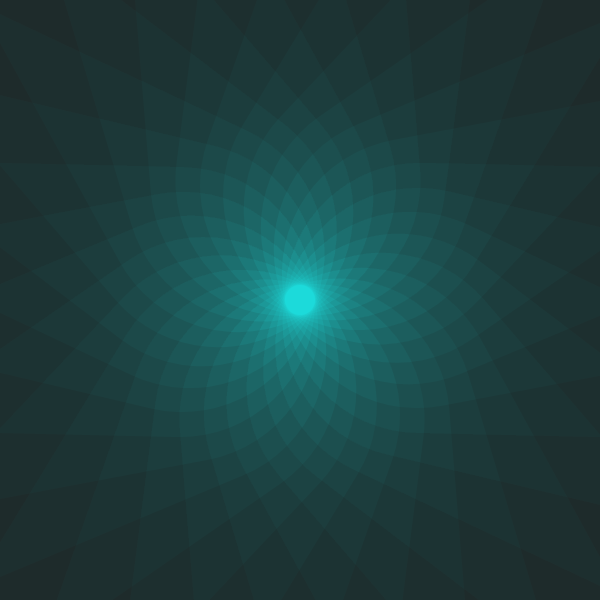
Frame 1 (no input)
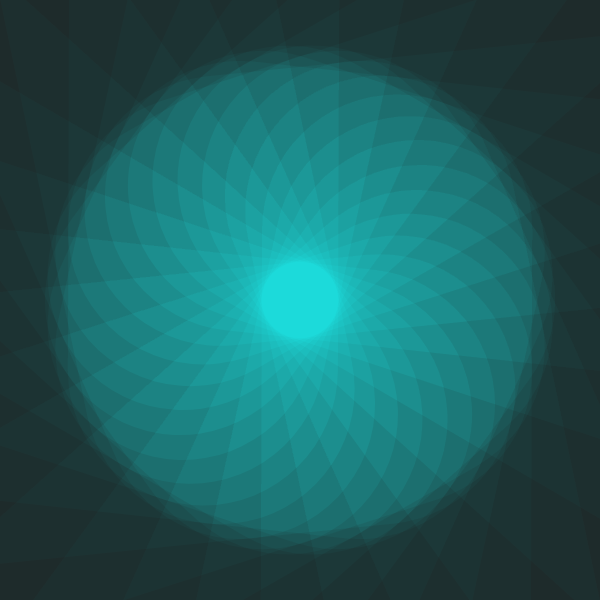
Frame 60 (no input)
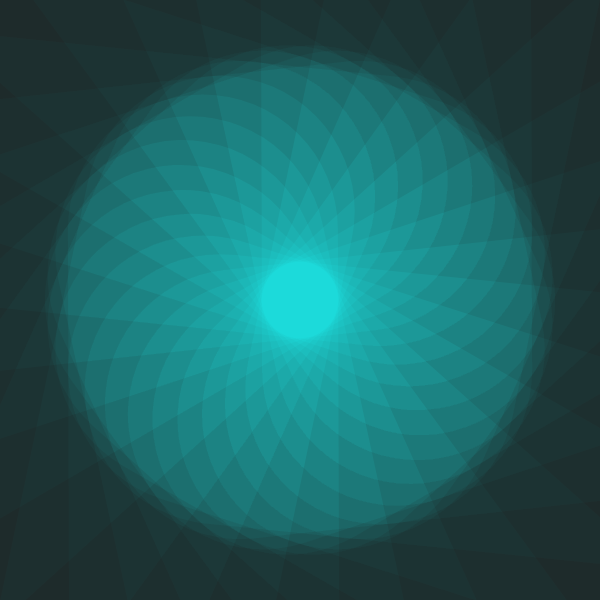
Frame 120 (the mouse pressed at the canvas centre since frame 60)

The p5.js sketch that drew these frames (run headless with seeded random() and noise() and a simulated clock; from frame 60 on, the mouse is pressed at the canvas centre):

// p5.js sketch
// ── sketch.js
let outerDots = [];
let innerDots = [];
let size = 600;

function setup() {
	createCanvas(size, size);
	angleMode(DEGREES);
	noStroke();
	noFill();

	for (let i = 0; i < 360; i += 12) {
		let x = new Dot(size*-2, i, 1);
		let y = new Dot(size*0.6, i, -1);
		outerDots.push(x);
		innerDots.push(y);
	}
}

function draw() {
	background(33);
	translate(size/2, size/2);

	outerDots.forEach(dot => {
		dot.update();
		dot.show();
	});
	innerDots.forEach(dot => {
		dot.update();
		dot.show();
	});

	for (let i = 0; i < outerDots.length; i++) {
		push();
		blendMode(OVERLAY);
		strokeWeight(size*0.45);
		stroke(100, 200, 200, 40);
		line(outerDots[i].x, outerDots[i].y, innerDots[i].x, innerDots[i].y);
		pop();
	}
}

class Dot {
	constructor(d, a, c) {
		this.d = d;
		this.a = a;
		this.c = c;
		this.r = (width - this.d)/2;
		this.x = this.r * cos(this.a);
		this.y = this.r * sin(this.a);
	}

	show() {
		arc(0, 0, width - this.d, height - this.d, this.a, this.a);
	}

	update() {
		this.a += 1 * this.c;
		this.x = this.r * cos(this.a);
		this.y = this.r * sin(this.a);

	}

}
